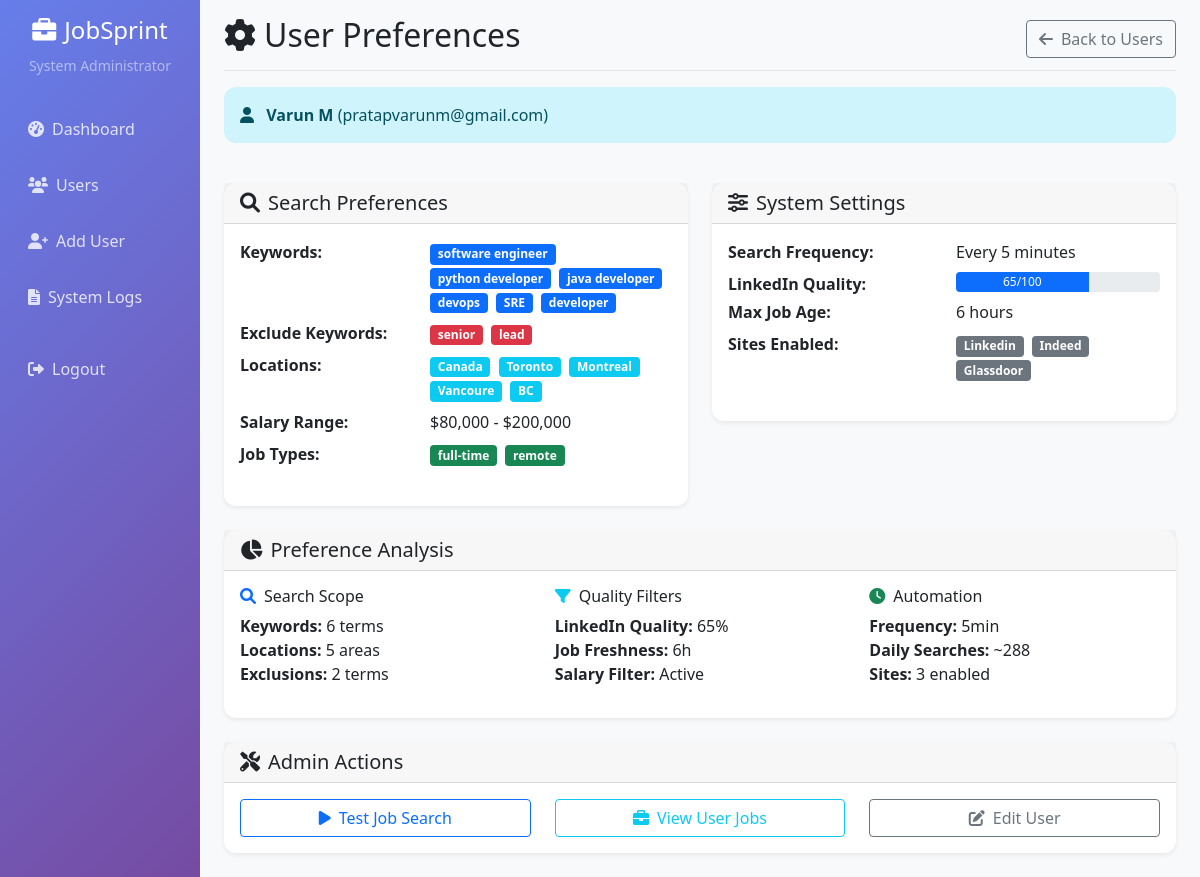
The app's page /admin/users/81ac56a4-80ba-4189-b65c-0841d0cc3d68/preferences (signed in) with its own data.
### tables this page shows
CREATE TABLE users (
                id TEXT PRIMARY KEY,
                email TEXT UNIQUE NOT NULL,
                name TEXT NOT NULL,
                password_hash TEXT NOT NULL,
                is_active BOOLEAN DEFAULT 1,
                is_admin BOOLEAN DEFAULT 0,
                subscription_tier TEXT DEFAULT 'free',
                created_at TEXT DEFAULT CURRENT_TIMESTAMP,
                updated_at TEXT DEFAULT CURRENT_TIMESTAMP
            );

CREATE TABLE user_preferences (
                id TEXT PRIMARY KEY,
                user_id TEXT REFERENCES users(id) ON DELETE CASCADE,
                keywords TEXT, -- JSON string
                exclude_keywords TEXT, -- JSON string
                locations TEXT, -- JSON string
                min_salary INTEGER DEFAULT 80000,
                max_salary INTEGER DEFAULT 200000,
                job_types TEXT, -- JSON string
                sites_enabled TEXT, -- JSON string
                search_frequency_minutes INTEGER DEFAULT 15,
                linkedin_quality_threshold INTEGER DEFAULT 65,
                max_hours_old INTEGER DEFAULT 24,
                created_at TEXT DEFAULT CURRENT_TIMESTAMP,
                updated_at TEXT DEFAULT CURRENT_TIMESTAMP
            , time_filter TEXT DEFAULT "r3600", work_type TEXT DEFAULT "2", country_focus TEXT DEFAULT "canada", ultra_recent_mode BOOLEAN DEFAULT 0, first_applicant_mode BOOLEAN DEFAULT 0);

### src/admin_panel.py (the view)
@app.route('/admin/users/<user_id>/preferences')
def admin_user_preferences(user_id):
    if not session.get('is_admin'):
        return redirect(url_for('admin_login'))
    user = user_manager.get_user_by_id(user_id)
    if not user:
        flash('User not found', 'error')
        return redirect(url_for('admin_users'))
    preferences = user_manager.get_user_preferences(user_id)
    return render_template('admin_user_preferences.html',
                         user=user,
                         preferences=preferences,
                         current_user=session)

### src/multi_user_system.py (called while the page is built)
    def get_user_by_id(self, user_id: str) -> Optional[User]:
        try:
            conn = sqlite3.connect(self.db_path)
            cursor = conn.cursor()
            cursor.execute('SELECT id, email, name, is_active, is_admin, subscription_tier, created_at FROM users WHERE id = ?', (user_id,))
            row = cursor.fetchone()
            conn.close()
            if row:
                return User(*row)
            return None
        except Exception as e:
            logger.error(f"Error getting user {user_id}: {e}")
            return None

### src/templates/admin_user_preferences.html (shortened to what this page needs)
{% extends "admin_base.html" %}
{% block content %}
<div class="d-flex justify-content-between flex-wrap flex-md-nowrap align-items-center pb-2 mb-3 border-bottom">
    <h1 class="h2"><i class="fas fa-cog me-2"></i>User Preferences</h1>
    <div class="btn-toolbar mb-2 mb-md-0">
        <a href="{{ url_for('admin_users') }}" class="btn btn-outline-secondary">
            <i class="fas fa-arrow-left me-2"></i>Back to Users
        </a>
    </div>
</div>
<div class="row mb-4">
    <div class="col-12">
        <div class="alert alert-info">
            <i class="fas fa-user me-2"></i>
            <strong>{{ user.name }}</strong> ({{ user.email }})
        </div>
    </div>
</div>
{% if preferences %}
<div class="row">
    <div class="col-md-6">
        <div class="card mb-4">
            <div class="card-header">
                <h5 class="mb-0"><i class="fas fa-search me-2"></i>Search Preferences</h5>
            </div>
            <div class="card-body">
                <dl class="row">
                    <dt class="col-sm-5">Keywords:</dt>
                    <dd class="col-sm-7">
                        {% for keyword in preferences.keywords %}
                            <span class="badge bg-primary me-1">{{ keyword }}</span>
                        {% endfor %}
                    </dd>
                    <dt class="col-sm-5">Exclude Keywords:</dt>
                    <dd class="col-sm-7">
                        {% for keyword in preferences.exclude_keywords %}
                            <span class="badge bg-danger me-1">{{ keyword }}</span>
                        {% endfor %}
                    </dd>
                    <dt class="col-sm-5">Locations:</dt>
                    <dd class="col-sm-7">
                        {% for location in preferences.locations %}
                            <span class="badge bg-info me-1">{{ location }}</span>
                        {% endfor %}
                    </dd>
                    <dt class="col-sm-5">Salary Range:</dt>
                    <dd class="col-sm-7">
                        ${{ "{:,}".format(preferences.min_salary) }} - ${{ "{:,}".format(preferences.max_salary) }}
                    </dd>
                    <dt class="col-sm-5">Job Types:</dt>
                    <dd class="col-sm-7">
                        {% if preferences.job_types %}
                            {% for job_type in preferences.job_types %}
                                <span class="badge bg-success me-1">{{ job_type }}</span>
                            {% endfor %}
                        {% else %}
                            <span class="text-muted">All types</span>
                        {% endif %}
                    </dd>
                </dl>
            </div>
        </div>
    </div>
    <div class="col-md-6">
        <div class="card mb-4">
            <div class="card-header">
                <h5 class="mb-0"><i class="fas fa-sliders-h me-2"></i>System Settings</h5>
            </div>
            <div class="card-body">
                <dl class="row">
                    <dt class="col-sm-6">Search Frequency:</dt>
                    <dd class="col-sm-6">Every {{ preferences.search_frequency_minutes }} minutes</dd>
                    <dt class="col-sm-6">LinkedIn Quality:</dt>
                    <dd class="col-sm-6">
                        <div class="progress" style="height: 20px;">
                            <div class="progress-bar" role="progressbar" style="width: {{ preferences.linkedin_quality_threshold }}%">
                                {{ preferences.linkedin_quality_threshold }}/100
                            </div>
                        </div>
                    </dd>
                    <dt class="col-sm-6">Max Job Age:</dt>
                    <dd class="col-sm-6">{{ preferences.max_hours_old }} hours</dd>
                    <dt class="col-sm-6">Sites Enabled:</dt>
                    <dd class="col-sm-6">
                        {% if preferences.sites_enabled %}
                            {% for site in preferences.sites_enabled %}
                                <span class="badge bg-secondary me-1">{{ site.title() }}</span>
                            {% endfor %}
                        {% else %}
                            <span class="text-muted">None enabled</span>
                        {% endif %}
                    </dd>
                </dl>
            </div>
        </div>
    </div>
</div>
<div class="row">
    <div class="col-12">
        <div class="card">
            <div class="card-header">
                <h5 class="mb-0"><i class="fas fa-chart-pie me-2"></i>Preference Analysis</h5>
            </div>
            <div class="card-body">
                <div class="row">
                    <div class="col-md-4">
                        <h6><i class="fas fa-search text-primary me-2"></i>Search Scope</h6>
                        <ul class="list-unstyled">
                            <li><strong>Keywords:</strong> {{ preferences.keywords|length }} terms</li>
                            <li><strong>Locations:</strong> {{ preferences.locations|length }} areas</li>
                            <li><strong>Exclusions:</strong> {{ preferences.exclude_keywords|length }} terms</li>
                        </ul>
                    </div>
                    <div class="col-md-4">
                        <h6><i class="fas fa-filter text-info me-2"></i>Quality Filters</h6>
                        <ul class="list-unstyled">
                            <li><strong>LinkedIn Quality:</strong> {{ preferences.linkedin_quality_threshold }}%</li>
                            <li><strong>Job Freshness:</strong> {{ preferences.max_hours_old }}h</li>
                            <li><strong>Salary Filter:</strong> Active</li>
                        </ul>
                    </div>
                    <div class="col-md-4">
                        <h6><i class="fas fa-clock text-success me-2"></i>Automation</h6>
                        <ul class="list-unstyled">
                            <li><strong>Frequency:</strong> {{ preferences.search_frequency_minutes }}min</li>
                            <li><strong>Daily Searches:</strong> ~{{ (24 * 60 / preferences.search_frequency_minutes)|round|int }}</li>
                            <li><strong>Sites:</strong> {{ preferences.sites_enabled|length }} enabled</li>
                        </ul>
                    </div>
                </div>
            </div>
        </div>
    </div>
</div>
<div class="row mt-4">
    <div class="col-12">
        <div class="card">
            <div class="card-header">
                <h5 class="mb-0"><i class="fas fa-tools me-2"></i>Admin Actions</h5>
            </div>
            <div class="card-body">
                <div class="row">
                    <div class="col-md-4">
                        <div class="d-grid">
                            <button class="btn btn-outline-primary" onclick="testUserSearch()">
                                <i class="fas fa-play me-2"></i>Test Job Search
                            </button>
                        </div>
                    </div>
                    <div class="col-md-4">
                        <div class="d-grid">
                            <button class="btn btn-outline-info" onclick="viewUserJobs()">
                                <i class="fas fa-briefcase me-2"></i>View User Jobs
                            </button>
                        </div>
                    </div>
                    <div class="col-md-4">
                        <div class="d-grid">
                            <a href="{{ url_for('admin_edit_user', user_id=user.id) }}" class="btn btn-outline-secondary">
                                <i class="fas fa-edit me-2"></i>Edit User
                            </a>
                        </div>
                    </div>
                </div>
            </div>
        </div>
    </div>
</div>
{% endif %}
{% endblock %}

### src/templates/admin_base.html (style rules this page uses)
.card { border: none; box-shadow: 0 0.125rem 0.25rem rgba(0,0,0,0.075); border-radius: 0.75rem; }
.alert { border-radius: 0.75rem; border: none; }
.badge { font-size: 0.75rem; }

### records on screen
users: name "Varun M", email "pratapvarunm@gmail.com"
user_preferences: min_salary "80,000", max_salary "200,000", search_frequency_minutes "5", linkedin_quality_threshold "65", max_hours_old "6", (24*60/preferences.search_frequency_minutes)|round|int "288"

### other values on screen
{{ current_user.user_name }} "System Administrator"
{{ keyword }} "software engineer" "python developer" "java developer" "devops" "SRE" "developer"
{{ keyword }} "senior" "lead"
{{ location }} "Canada" "Toronto" "Montreal" "Vancoure" "BC"
{{ job_type }} "full-time" "remote"
{{ site.title() }} "Linkedin" "Indeed" "Glassdoor"
{{ preferences.keywords|length }} "6"
{{ preferences.locations|length }} "5"
{{ preferences.exclude_keywords|length }} "2"
{{ preferences.sites_enabled|length }} "3"
